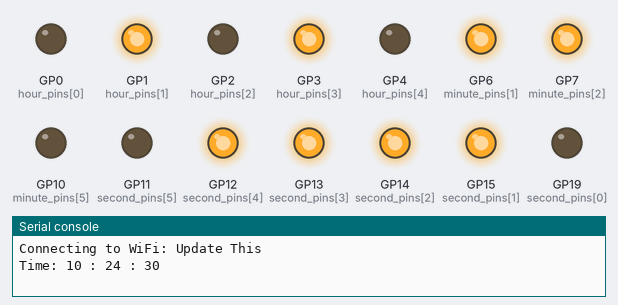
The program below on a simulated Raspberry Pi Pico running MicroPython. Parts: output pins drawn as LEDs (lit = HIGH), the last lines printed to the serial console. WiFi joins after 1.5 s; the clock reads 2024-03-15 10:24:30 at power-on unless the program sets it; requests to the public web service named in the program get a made-up reply in its usual format after 0.4 s (London, UTC, broken clouds, 64 % humidity, 1013 hPa unless stated).

Above: at 0.5 s.
At 4.5 s:
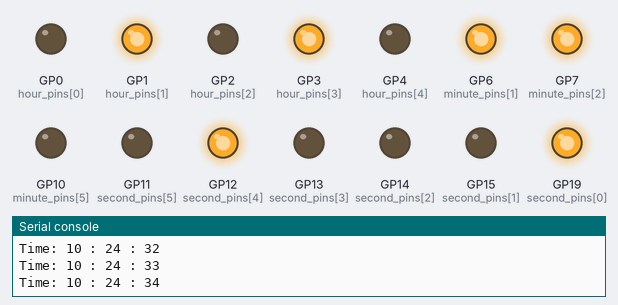
At 9.5 s:
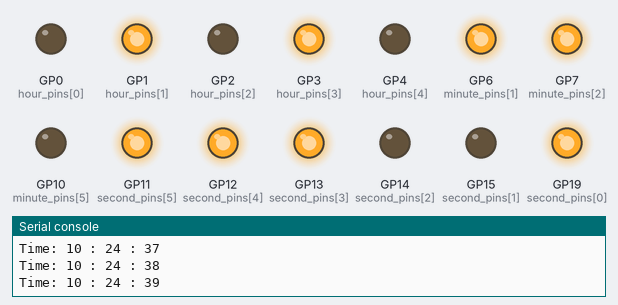
At 19.5 s:
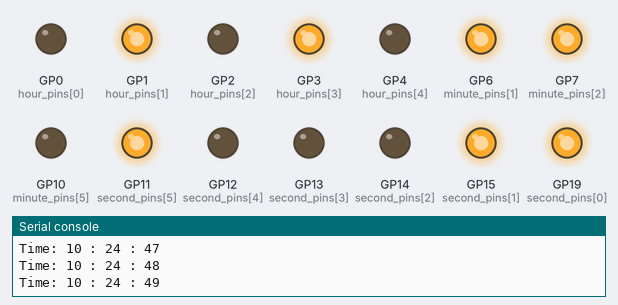
At 28.5 s:
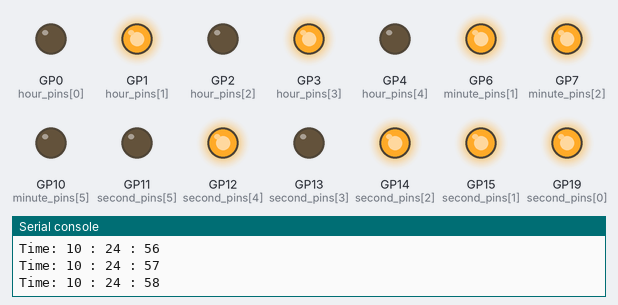
At 38.5 s:
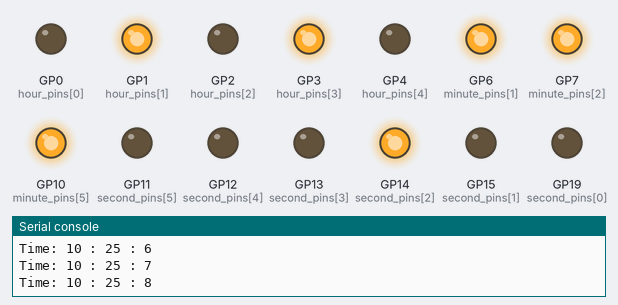
Timing chart, 0 to 40.0 s (numbered marks = the images above):
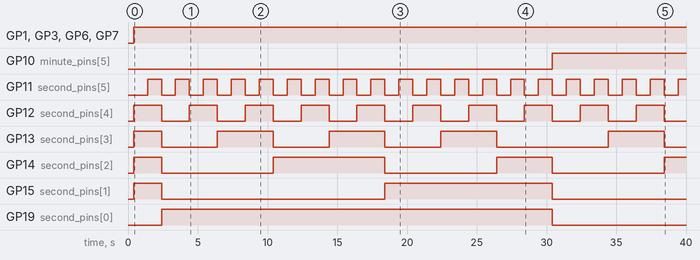

Measured:
- by itself, GP1 (hour_pins[1]), GP3 (hour_pins[3]), GP6 (minute_pins[1]), GP7 (minute_pins[2]): LOW → HIGH at 0.40 s
- by itself, GP10 (minute_pins[5]): LOW → HIGH at 30.4 s
- by itself, GP11 (second_pins[5]): alternates HIGH for 1.0 s and LOW for 1.0 s
- by itself, GP12 (second_pins[4]): alternates HIGH for 2.0 s and LOW for 2.0 s
- by itself, GP13 (second_pins[3]): goes HIGH 2.0 s, 3 × (LOW 4.0 s, HIGH 4.0 s), LOW 8.0 s, HIGH 4.0 s, then LOW
- by itself, GP14 (second_pins[2]): goes HIGH 2.0 s, LOW 8.0 s, HIGH 8.0 s, LOW 8.0 s, HIGH 4.0 s, LOW 8.0 s, then HIGH
- by itself, GP15 (second_pins[1]): LOW → HIGH at 0.40 s, → LOW 2.0 s later, → HIGH 16.0 s later, → LOW 12.0 s later
- by itself, GP19 (second_pins[0]): LOW → HIGH at 2.4 s, → LOW 28.0 s later

The program:

binarypcb.py
```python
import utime
from machine import Pin, RTC, SPI
import urequests
import network, json, time
from time import sleep


with open('config.json') as f:
    config = json.load(f)

# Check config.json has updated credentials
if config['ssid'] == 'Enter_Wifi_SSID':
    assert False, ("config.json has not been updated with your unique keys and data")

# Create WiFi connection and turn it on
wlan = network.WLAN(network.STA_IF)
wlan.active(True)

# Connect to WiFi router
print ("Connecting to WiFi: {}".format( config['ssid'] ) )
wlan.connect( config['ssid'], config['ssid_password'])

# Wait until wifi is connected
while not wlan.isconnected:
    pass

def sync_time_with_worldtimeapi_org(rtc, blocking=True):
    TIME_API = "http://worldtimeapi.org/api/timezone/Asia/Shanghai"

    response = None
    while True:
        try:
            response = urequests.get(TIME_API)
            break
        except:
            if blocking:
                response.close()
                continue
            else:
                response.close()
                return

    json = response.json()
    current_time = json["datetime"]
    the_date, the_time = current_time.split("T")
    year, month, mday = [int(x) for x in the_date.split("-")]
    the_time = the_time.split(".")[0]
    hours, minutes, seconds = [int(x) for x in the_time.split(":")]

    # We can also fill in these extra nice things
    year_day = json["day_of_year"]
    week_day = json["day_of_week"]
    is_dst = json["dst"]
    response.close()
    rtc.datetime((year, month, mday, week_day, hours, minutes, seconds, 0)) # (year, month, day, weekday, hours, minutes, seconds, subseconds)


rtc = RTC()
sync_time_with_worldtimeapi_org(rtc)

force_sync_counter = 0


if force_sync_counter > 85000: # A little less than a day
    force_sync_counter = 0
    sync_time_with_worldtimeapi_org(rtc, blocking=False)
force_sync_counter = force_sync_counter + 1


# Define the GPIO pins for the LEDs
hour_pins = [Pin(pin, Pin.OUT) for pin in [0,1,2,3,4]]
minute_pins = [Pin(pin, Pin.OUT) for pin in [5,6,7,8,9,10]]
second_pins = [Pin(pin, Pin.OUT) for pin in [19,15,14,13,12,11]]


# Define a function to update the LEDs based on the current time
def update_leds():
    # Get the current time
    Y, M, D, W, H, M, S, SS = rtc.datetime()

    # Convert the hours, minutes, and seconds to binary strings
    hour_binary = '{0:05b}'.format(H)
    minute_binary = '{0:06b}'.format(M)
    second_binary = '{0:06b}'.format(S)
    print("Time:" , H,":",M,":",S)

    # Set the LED states based on the binary values
    for i in range(5):
        hour_pins[i].value(int(hour_binary[i]))
    for i in range(6):
        minute_pins[i].value(int(minute_binary[i]))
    for i in range(6):
        second_pins[i].value(int(second_binary[i]))


# Loop indefinitely, updating the LEDs every second
while True:
    update_leds()
    time.sleep(1)


    #print(minutes_reverse)
```
